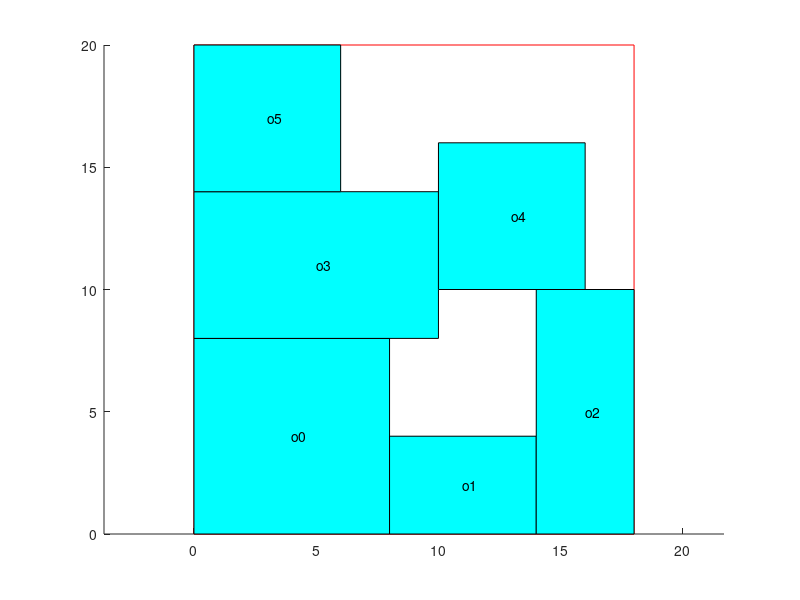
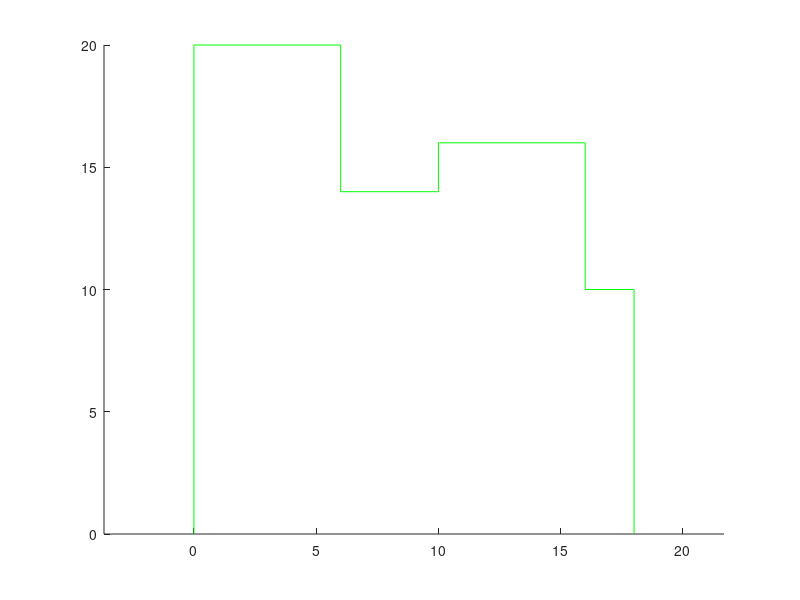

Write the MATLAB code that produced these figures, in order.
figure(1)
axis equal;
hold on
grid on
% area range
block_x=[ 0 0 18 18 0];
block_y=[ 0 20 20 0 0];
fill(block_x,block_y,'w','Edgecolor','r');
% block location
block_x=[ 0 0 8 8 0 ];
block_y=[ 0 8 8 0 0 ];
fill(block_x,block_y,'c');
text(4,4,'o0');
block_x=[ 8 8 14 14 8 ];
block_y=[ 0 4 4 0 0 ];
fill(block_x,block_y,'c');
text(11,2,'o1');
block_x=[ 14 14 18 18 14 ];
block_y=[ 0 10 10 0 0 ];
fill(block_x,block_y,'c');
text(16,5,'o2');
block_x=[ 0 0 10 10 0 ];
block_y=[ 8 14 14 8 8 ];
fill(block_x,block_y,'c');
text(5,11,'o3');
block_x=[ 10 10 16 16 10 ];
block_y=[ 10 16 16 10 10 ];
fill(block_x,block_y,'c');
text(13,13,'o4');
block_x=[ 0 0 6 6 0 ];
block_y=[ 14 20 20 14 14 ];
fill(block_x,block_y,'c');
text(3,17,'o5');
grid
figure(2)
axis equal;
hold on
grid on
% area range
line([0 0],[0 20],'color','g')
line([0 6],[20 20],'color','g')
line([6 6],[20 14],'color','g')
line([6 10],[14 14],'color','g')
line([10 10],[14 16],'color','g')
line([10 16],[16 16],'color','g')
line([16 16],[16 10],'color','g')
line([16 18],[10 10],'color','g')
line([18 18],[10 0],'color','g')
grid
